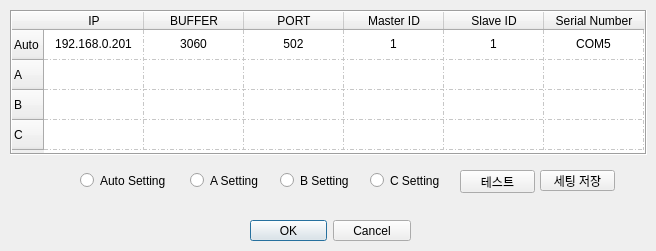
<?xml version="1.0" encoding="UTF-8"?>
<ui version="4.0">
 <class>Dialog</class>
 <widget class="QDialog" name="Dialog">
  <property name="geometry">
   <rect>
    <x>0</x>
    <y>0</y>
    <width>656</width>
    <height>251</height>
   </rect>
  </property>
  <property name="windowTitle">
   <string>Dialog</string>
  </property>
  <widget class="QDialogButtonBox" name="buttonBox">
   <property name="geometry">
    <rect>
     <x>250</x>
     <y>220</y>
     <width>161</width>
     <height>21</height>
    </rect>
   </property>
   <property name="orientation">
    <enum>Qt::Horizontal</enum>
   </property>
   <property name="standardButtons">
    <set>QDialogButtonBox::Cancel|QDialogButtonBox::Ok</set>
   </property>
   <property name="centerButtons">
    <bool>true</bool>
   </property>
  </widget>
  <widget class="QTableWidget" name="setting_table">
   <property name="geometry">
    <rect>
     <x>10</x>
     <y>10</y>
     <width>637</width>
     <height>145</height>
    </rect>
   </property>
   <property name="frameShape">
    <enum>QFrame::Box</enum>
   </property>
   <property name="frameShadow">
    <enum>QFrame::Sunken</enum>
   </property>
   <property name="verticalScrollBarPolicy">
    <enum>Qt::ScrollBarAlwaysOff</enum>
   </property>
   <property name="horizontalScrollBarPolicy">
    <enum>Qt::ScrollBarAlwaysOff</enum>
   </property>
   <property name="autoScroll">
    <bool>false</bool>
   </property>
   <property name="dragDropOverwriteMode">
    <bool>false</bool>
   </property>
   <property name="selectionMode">
    <enum>QAbstractItemView::NoSelection</enum>
   </property>
   <property name="showGrid">
    <bool>true</bool>
   </property>
   <property name="gridStyle">
    <enum>Qt::DashDotLine</enum>
   </property>
   <property name="wordWrap">
    <bool>true</bool>
   </property>
   <property name="cornerButtonEnabled">
    <bool>false</bool>
   </property>
   <row>
    <property name="text">
     <string>Auto</string>
    </property>
   </row>
   <row>
    <property name="text">
     <string>A</string>
    </property>
   </row>
   <row>
    <property name="text">
     <string>B</string>
    </property>
   </row>
   <row>
    <property name="text">
     <string>C</string>
    </property>
   </row>
   <column>
    <property name="text">
     <string>IP</string>
    </property>
   </column>
   <column>
    <property name="text">
     <string>BUFFER</string>
    </property>
   </column>
   <column>
    <property name="text">
     <string>PORT</string>
    </property>
   </column>
   <column>
    <property name="text">
     <string>Master ID</string>
    </property>
   </column>
   <column>
    <property name="text">
     <string>Slave ID</string>
    </property>
   </column>
   <column>
    <property name="text">
     <string>Serial Number</string>
    </property>
   </column>
   <item row="0" column="0">
    <property name="text">
     <string>192.168.0.201</string>
    </property>
    <property name="textAlignment">
     <set>AlignCenter</set>
    </property>
   </item>
   <item row="0" column="1">
    <property name="text">
     <string>3060</string>
    </property>
    <property name="textAlignment">
     <set>AlignCenter</set>
    </property>
   </item>
   <item row="0" column="2">
    <property name="text">
     <string>502</string>
    </property>
    <property name="textAlignment">
     <set>AlignCenter</set>
    </property>
   </item>
   <item row="0" column="3">
    <property name="text">
     <string>1</string>
    </property>
    <property name="textAlignment">
     <set>AlignCenter</set>
    </property>
   </item>
   <item row="0" column="4">
    <property name="text">
     <string>1</string>
    </property>
    <property name="textAlignment">
     <set>AlignCenter</set>
    </property>
   </item>
   <item row="0" column="5">
    <property name="text">
     <string>COM5</string>
    </property>
    <property name="textAlignment">
     <set>AlignCenter</set>
    </property>
   </item>
   <item row="1" column="0">
    <property name="textAlignment">
     <set>AlignCenter</set>
    </property>
   </item>
   <item row="1" column="1">
    <property name="textAlignment">
     <set>AlignCenter</set>
    </property>
   </item>
   <item row="1" column="2">
    <property name="textAlignment">
     <set>AlignCenter</set>
    </property>
   </item>
   <item row="1" column="3">
    <property name="textAlignment">
     <set>AlignCenter</set>
    </property>
   </item>
   <item row="1" column="4">
    <property name="textAlignment">
     <set>AlignCenter</set>
    </property>
   </item>
   <item row="1" column="5">
    <property name="textAlignment">
     <set>AlignCenter</set>
    </property>
   </item>
   <item row="2" column="0">
    <property name="textAlignment">
     <set>AlignCenter</set>
    </property>
   </item>
   <item row="2" column="1">
    <property name="textAlignment">
     <set>AlignCenter</set>
    </property>
   </item>
   <item row="2" column="2">
    <property name="textAlignment">
     <set>AlignCenter</set>
    </property>
   </item>
   <item row="2" column="3">
    <property name="textAlignment">
     <set>AlignCenter</set>
    </property>
   </item>
   <item row="2" column="4">
    <property name="textAlignment">
     <set>AlignCenter</set>
    </property>
   </item>
   <item row="2" column="5">
    <property name="textAlignment">
     <set>AlignCenter</set>
    </property>
   </item>
   <item row="3" column="0">
    <property name="text">
     <string/>
    </property>
    <property name="textAlignment">
     <set>AlignCenter</set>
    </property>
   </item>
   <item row="3" column="1">
    <property name="textAlignment">
     <set>AlignCenter</set>
    </property>
   </item>
   <item row="3" column="2">
    <property name="textAlignment">
     <set>AlignCenter</set>
    </property>
   </item>
   <item row="3" column="3">
    <property name="textAlignment">
     <set>AlignCenter</set>
    </property>
   </item>
   <item row="3" column="4">
    <property name="textAlignment">
     <set>AlignCenter</set>
    </property>
   </item>
   <item row="3" column="5">
    <property name="textAlignment">
     <set>AlignCenter</set>
    </property>
   </item>
  </widget>
  <widget class="QRadioButton" name="auto_setting_btn">
   <property name="geometry">
    <rect>
     <x>80</x>
     <y>170</y>
     <width>91</width>
     <height>21</height>
    </rect>
   </property>
   <property name="text">
    <string>Auto Setting</string>
   </property>
  </widget>
  <widget class="QRadioButton" name="A_setting_btn">
   <property name="geometry">
    <rect>
     <x>190</x>
     <y>170</y>
     <width>91</width>
     <height>21</height>
    </rect>
   </property>
   <property name="text">
    <string>A Setting</string>
   </property>
  </widget>
  <widget class="QRadioButton" name="B_setting_btn">
   <property name="geometry">
    <rect>
     <x>280</x>
     <y>170</y>
     <width>91</width>
     <height>21</height>
    </rect>
   </property>
   <property name="text">
    <string>B Setting</string>
   </property>
  </widget>
  <widget class="QRadioButton" name="C_setting_btn">
   <property name="geometry">
    <rect>
     <x>370</x>
     <y>170</y>
     <width>91</width>
     <height>21</height>
    </rect>
   </property>
   <property name="text">
    <string>C Setting</string>
   </property>
  </widget>
  <widget class="QPushButton" name="pushButton">
   <property name="geometry">
    <rect>
     <x>540</x>
     <y>170</y>
     <width>75</width>
     <height>21</height>
    </rect>
   </property>
   <property name="text">
    <string>세팅 저장</string>
   </property>
  </widget>
  <widget class="QPushButton" name="pushButton_2">
   <property name="geometry">
    <rect>
     <x>460</x>
     <y>170</y>
     <width>75</width>
     <height>23</height>
    </rect>
   </property>
   <property name="text">
    <string>테스트</string>
   </property>
  </widget>
 </widget>
 <resources/>
 <connections>
  <connection>
   <sender>buttonBox</sender>
   <signal>accepted()</signal>
   <receiver>Dialog</receiver>
   <slot>accept()</slot>
   <hints>
    <hint type="sourcelabel">
     <x>248</x>
     <y>254</y>
    </hint>
    <hint type="destinationlabel">
     <x>157</x>
     <y>274</y>
    </hint>
   </hints>
  </connection>
  <connection>
   <sender>buttonBox</sender>
   <signal>rejected()</signal>
   <receiver>Dialog</receiver>
   <slot>reject()</slot>
   <hints>
    <hint type="sourcelabel">
     <x>316</x>
     <y>260</y>
    </hint>
    <hint type="destinationlabel">
     <x>286</x>
     <y>274</y>
    </hint>
   </hints>
  </connection>
 </connections>
</ui>
